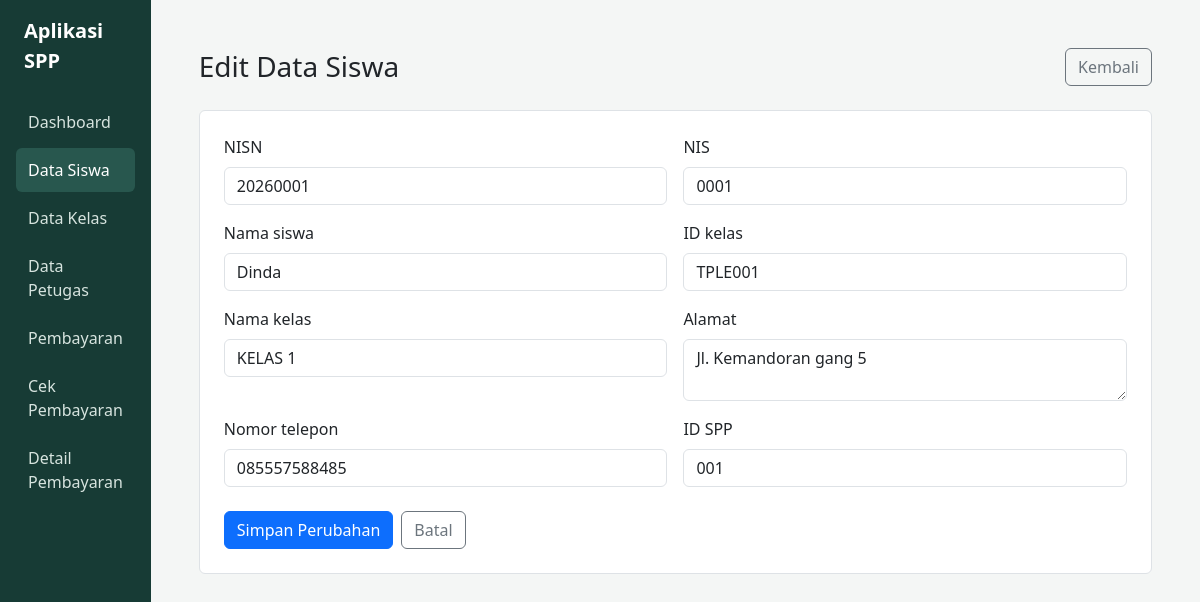
The page /siswa_ubah.php?nisn=20260001 (signed in) on the database its author committed.
### tables this page shows
CREATE TABLE `tb_siswa` (
  `nisn` varchar(10) NOT NULL,
  `nis` varchar(8) NOT NULL,
  `nama` varchar(50) NOT NULL,
  `id_kelas` varchar(11) NOT NULL,
  `nama_kelas` varchar(10) NOT NULL,
  `alamat` text NOT NULL,
  `no_telp` varchar(13) NOT NULL,
  `id_spp` varchar(40) NOT NULL
);

### siswa_ubah.php (the view, shortened to what this page needs)
<?php
require_once 'koneksi.php';
$fields = ['nisn', 'nis', 'nama', 'id_kelas', 'nama_kelas', 'alamat', 'no_telp', 'id_spp'];
$labels = [
	'nisn' => 'NISN',
	'nis' => 'NIS',
	'nama' => 'Nama siswa',
	'id_kelas' => 'ID kelas',
	'nama_kelas' => 'Nama kelas',
	'alamat' => 'Alamat',
	'no_telp' => 'Nomor telepon',
	'id_spp' => 'ID SPP',
];
$nisn = trim($_POST['nisn'] ?? $_GET['nisn'] ?? '');
$student = array_fill_keys($fields, '');
if ($_SERVER['REQUEST_METHOD'] === 'POST') {
	foreach (array_slice($fields, 1) as $field) {
		$student[$field] = trim($_POST[$field] ?? '');
	}
	$student['nisn'] = $nisn;
	if (in_array('', $student, true)) {
		$error = 'Semua kolom wajib diisi.';
	} else {
		$stmt = mysqli_prepare($conn, 'UPDATE tb_siswa SET nis = ?, nama = ?, id_kelas = ?, nama_kelas = ?, alamat = ?, no_telp = ?, id_spp = ? WHERE nisn = ?');
		if ($stmt) {
			mysqli_stmt_bind_param($stmt, 'ssssssss', $student['nis'], $student['nama'], $student['id_kelas'], $student['nama_kelas'], $student['alamat'], $student['no_telp'], $student['id_spp'], $nisn);
			if (mysqli_stmt_execute($stmt)) {
				mysqli_stmt_close($stmt);
				mysqli_close($conn);
				header('Location: datasiswa.php?status=updated');
				exit;
			}
			$error = mysqli_stmt_errno($stmt) === 1062 ? 'NIS sudah digunakan siswa lain.' : 'Data siswa gagal diperbarui.';
			mysqli_stmt_close($stmt);
		} else {
			$error = 'Form belum dapat diproses. Periksa struktur tabel tb_siswa.';
		}
	}
} else {
	$stmt = mysqli_prepare($conn, 'SELECT nisn, nis, nama, id_kelas, nama_kelas, alamat, no_telp, id_spp FROM tb_siswa WHERE nisn = ?');
	if ($stmt) {
		mysqli_stmt_bind_param($stmt, 's', $nisn);
		mysqli_stmt_execute($stmt);
		$result = mysqli_stmt_get_result($stmt);
		$student = mysqli_fetch_assoc($result) ?: $student;
	}
}
?>
<!DOCTYPE html>
<html lang="id">
<head>
	<link rel="stylesheet" href="bootstrap/css/bootstrap.min.css">
</head>
<body>
	<div class="d-md-flex min-vh-100">
		<aside class="sidebar p-3">
			<a href="dashboard_admin.php" class="d-block text-white text-decoration-none fs-5 fw-semibold mb-4 px-2">Aplikasi SPP</a>
			<nav aria-label="Navigasi utama">
				<ul class="nav nav-pills flex-column gap-1">
					<li class="nav-item"><a class="nav-link" href="dashboard_admin.php">Dashboard</a></li>
					<li class="nav-item"><a class="nav-link active" href="datasiswa.php" aria-current="page">Data Siswa</a></li>
					<li class="nav-item"><a class="nav-link" href="datakelas.php">Data Kelas</a></li>
					<li class="nav-item"><a class="nav-link" href="datapetugas.php">Data Petugas</a></li>
					<li class="nav-item"><a class="nav-link" href="datapembayaran.php">Pembayaran</a></li>
					<li class="nav-item"><a class="nav-link" href="cekpembayaran.php">Cek Pembayaran</a></li>
					<li class="nav-item"><a class="nav-link" href="detaildatapembayaran.php">Detail Pembayaran</a></li>
				</ul>
			</nav>
		</aside>
		<main class="flex-grow-1 p-4 p-lg-5">
			<header class="d-flex justify-content-between align-items-center gap-3 mb-4">
				<h1 class="h3 mb-0">Edit Data Siswa</h1>
				<a href="datasiswa.php" class="btn btn-outline-secondary">Kembali</a>
			</header>
			<section class="bg-white border rounded-2 p-4">
				<form method="post" action="siswa_ubah.php">
					<div class="row g-3">
						<?php foreach ($fields as $field): ?>
							<div class="col-md-6">
								<label for="<?= $field ?>" class="form-label"><?= htmlspecialchars($labels[$field], ENT_QUOTES, 'UTF-8') ?></label>
								<?php if ($field === 'alamat'): ?>
									<textarea class="form-control" id="<?= $field ?>" name="<?= $field ?>" rows="2" required><?= htmlspecialchars((string) $student[$field], ENT_QUOTES, 'UTF-8') ?></textarea>
								<?php else: ?>
									<input class="form-control" type="<?= $field === 'no_telp' ? 'tel' : 'text' ?>" id="<?= $field ?>" name="<?= $field ?>" value="<?= htmlspecialchars((string) $student[$field], ENT_QUOTES, 'UTF-8') ?>" <?= $field === 'nisn' ? 'readonly' : 'required' ?>>
								<?php endif; ?>
							</div>
						<?php endforeach; ?>
					</div>
					<div class="d-flex gap-2 mt-4">
						<button type="submit" class="btn btn-primary">Simpan Perubahan</button>
						<a href="datasiswa.php" class="btn btn-outline-secondary">Batal</a>
					</div>
				</form>
			</section>
		</main>
	</div>
</body>
</html>

### siswa_ubah.php (style rules this page uses)
body { min-height: 100vh; background: #f4f6f5; }
.sidebar { width: 250px; min-height: 100vh; background: #173b35; }
.sidebar .nav-link { color: #d7e4df; border-radius: 6px; padding: 10px 12px; }
.sidebar .nav-link:hover, .sidebar .nav-link.active { color: #fff; background: #28574e; }

### rows shown on the page
tb_siswa: nisn "20260001", nis "0001", nama "Dinda", id_kelas "TPLE001", nama_kelas "KELAS 1", alamat "Jl. Kemandoran gang 5", no_telp "085557588485", id_spp "001"

### other values the page prints
$labels[$field] "NISN"
$labels[$field] "NIS"
$labels[$field] "Nama siswa"
$labels[$field] "ID kelas"
$labels[$field] "Nama kelas"
$labels[$field] "Alamat"
$labels[$field] "Nomor telepon"
$labels[$field] "ID SPP"
